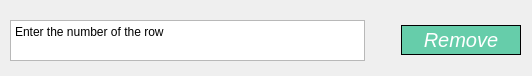
<?xml version="1.0" encoding="UTF-8"?>
<ui version="4.0">
 <class>FormForRemove</class>
 <widget class="QDialog" name="FormForRemove">
  <property name="geometry">
   <rect>
    <x>0</x>
    <y>0</y>
    <width>532</width>
    <height>76</height>
   </rect>
  </property>
  <property name="windowTitle">
   <string>Dialog</string>
  </property>
  <widget class="QWidget" name="layoutWidget">
   <property name="geometry">
    <rect>
     <x>10</x>
     <y>20</y>
     <width>511</width>
     <height>41</height>
    </rect>
   </property>
   <layout class="QHBoxLayout" name="horizontalLayout">
    <item>
     <widget class="QTextEdit" name="textEdit">
      <property name="html">
       <string>&lt;!DOCTYPE HTML PUBLIC &quot;-//W3C//DTD HTML 4.0//EN&quot; &quot;http://www.w3.org/TR/REC-html40/strict.dtd&quot;&gt;
&lt;html&gt;&lt;head&gt;&lt;meta name=&quot;qrichtext&quot; content=&quot;1&quot; /&gt;&lt;meta charset=&quot;utf-8&quot; /&gt;&lt;style type=&quot;text/css&quot;&gt;
p, li { white-space: pre-wrap; }
hr { height: 1px; border-width: 0; }
&lt;/style&gt;&lt;/head&gt;&lt;body style=&quot; font-family:'Segoe UI'; font-size:9pt; font-weight:400; font-style:normal;&quot;&gt;
&lt;p style=&quot; margin-top:0px; margin-bottom:0px; margin-left:0px; margin-right:0px; -qt-block-indent:0; text-indent:0px;&quot;&gt;Enter the number of the row&lt;/p&gt;&lt;/body&gt;&lt;/html&gt;</string>
      </property>
     </widget>
    </item>
    <item>
     <spacer name="horizontalSpacer">
      <property name="orientation">
       <enum>Qt::Horizontal</enum>
      </property>
      <property name="sizeType">
       <enum>QSizePolicy::Maximum</enum>
      </property>
      <property name="sizeHint" stdset="0">
       <size>
        <width>30</width>
        <height>20</height>
       </size>
      </property>
     </spacer>
    </item>
    <item>
     <widget class="QPushButton" name="remove">
      <property name="minimumSize">
       <size>
        <width>120</width>
        <height>30</height>
       </size>
      </property>
      <property name="styleSheet">
       <string notr="true">background: mediumaquamarine;
color: #fff;
font-style: italic;
border: 1px solid black;
font-family: &quot;Spectral&quot;, serif;
font-size: 20px;</string>
      </property>
      <property name="text">
       <string>Remove</string>
      </property>
     </widget>
    </item>
   </layout>
  </widget>
 </widget>
 <resources/>
 <connections/>
</ui>
